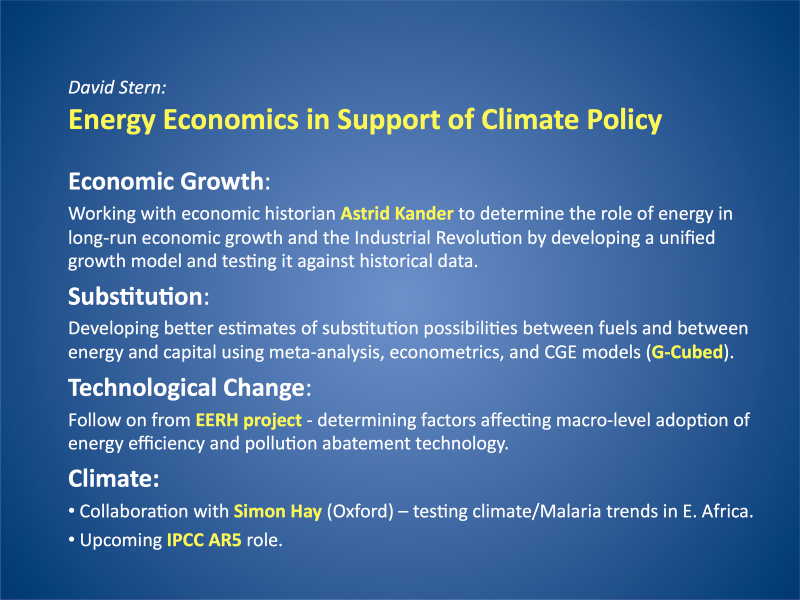
#> input picture slide7.png, 1600 x 1200 px (shown at 1/2 size)
$ python proj2.py   (older library calls are emulated)
#> lines starting #> are read from the running program, lines starting #| are printed output that depends on the picture
from pytesseract import image_to_string
from PIL import Image
from PIL import ImageEnhance
#Image resizing
#not liking this one it stretches
"""
img = Image.open("slide5.jpg") # image extension *.png,*.jpg
new_width  = 600
new_height = 600
img = img.resize((new_width, new_height), Image.ANTIALIAS)
img.save("newslide5.jpg") # format may what u want ,*.png,*jpg,*.gif
"""
#Image resizing based on percentage

#thinking this one
basewidth = 500
image = Image.open('slide7.png')
#> image is the input picture: PIL image 1600x1200 RGBA; mean R, G, B, A 65.8, 107.1, 159.2, 255
width_percent = (basewidth/float(image.size[0]))
#> width_percent = 0.312
height_size = int((float(image.size[1])*float(width_percent)))
#> height_size = 375
image = image.resize((basewidth,height_size), Image.ANTIALIAS)
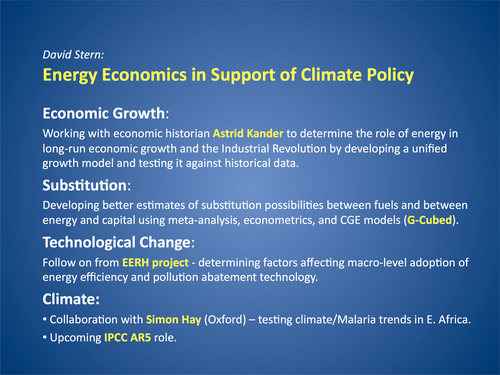
#> image: PIL image 500x375 RGBA; mean R, G, B, A 65.6, 106.9, 159.1, 255
image.save('new2slide7.jpg')

#greyscale
img1 = Image.open('new2slide7.jpg').convert('L')
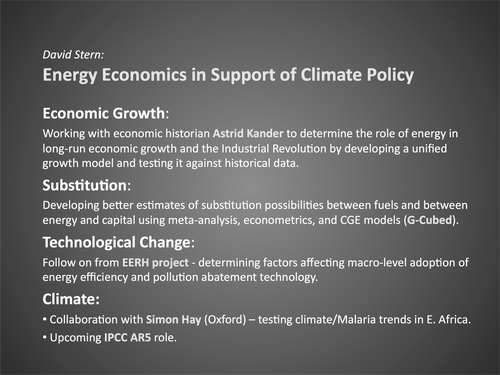
#> img1: PIL image 500x375 L; min 32, max 255, mean 100.5
img1.save('new3slide7.jpg')

# [13 lines of commented-out code are left out]
txttest = Image.open("new3slide7.jpg")

#enchancing
const = ImageEnhance.Contrast(txttest)
im = const.enhance(2.5)
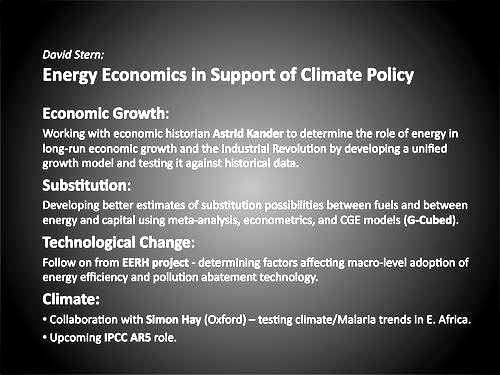
#> im: PIL image 500x375 L; min 0, max 255, mean 91.7
# [10 lines of commented-out code are left out]
print(image_to_string(txttest))
#> (this line was passed over: pytesseract is not available in this run)

#read to file
f = open("text.txt","w")
f.write(image_to_string(txttest))
#> (this line was passed over: pytesseract is not available in this run)
f.close()
